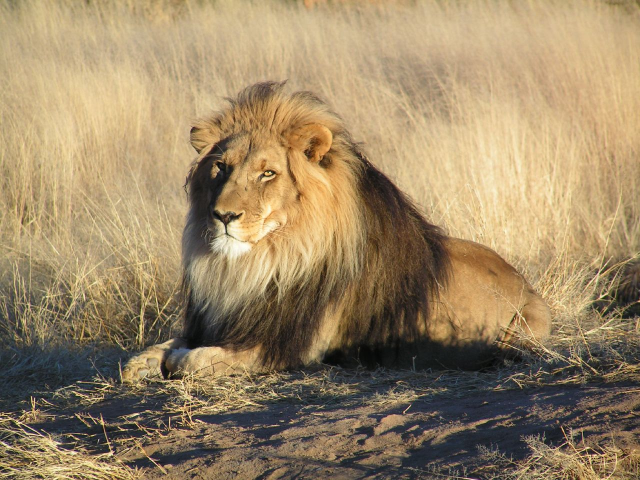
#> input picture week/Lion_waiting_in_Namibia.jpeg, 1280 x 960 px (shown at 1/2 size)
$ jupyter execute week_Thresholding_and_Intensity_Transformations.ipynb
#> lines starting #> are read from the running program, lines starting #| are printed output that depends on the picture; after the words box and inside, x2 and y2 are one past the last pixel; in counts of white or black regions, pixels touching at a corner belong together
[cell 1]
# Thresholding_and_Intensity_Transformations
# TR: Eşikleme ve Piksel Yoğunluğu Dönüşümleri

[cell 2]
# Bu bölümde, gri seviyeli görüntülerin piksel değerleri üzerinde yapılan temel
# işlemler anlatılır.
# Yani, görüntünün parlaklık ve kontrastını değiştiren, belirli piksel değerlerini dönüştüren işlemler uygulanır.
# Amaç, görüntüdeki nesneleri daha belirgin hale getirmek veya analiz için
# hazırlanmış siyah-beyaz maskeler oluşturmaktır.

[cell 3]
# Bu konu başlığı altında yapılan işlemler:

    # 1. Görüntü Okuma ve Griye Çevirme
        # cv2.imread() ile görüntü dosyasını okumak
        # cv2.cvtColor() ile BGR’den griye dönüştürmek
        # Görüntü griye çevrilerek tek kanallı hale getirilir

    # 2. Farklı Thresholding Yöntemleri
        # cv2.threshold() ile belirli eşik değerlerine göre pikseller dönüştürülür
        # Kullanılan yöntemler:
            # a) Binary Thresholding
                # Eşik değerinden büyük pikseller beyaz (255), küçük pikseller siyah (0) olur
            # b) Binary Inverse Thresholding
                # Binary’nin tersi; büyük pikseller siyah, küçük pikseller beyaz olur
            # c) Trunc Thresholding
                # Eşik değerinden büyük pikseller eşik değerine eşitlenir, küçükler değişmez
            # d) ToZero Thresholding
                # Eşik değerinden küçük pikseller 0 olur, büyük pikseller aynı kalır
            # e) ToZero Inverse Thresholding
                # ToZero’nun tersi; eşik değerinden büyük pikseller 0 olur, küçükler
                #    aynı kalır

    # 3. Görselleştirme
        # matplotlib ile tüm thresholding sonuçları bir arada gösterilir
        # plt.subplot() ile farklı yöntemler yan yana veya alt alta karşılaştırılır
        # plt.savefig() ile görselleştirme dosya olarak kaydedilir

    # 4. Görüntü Boyutlandırma (Resize)
        # Görüntü büyütme ve küçültme işlemleri yapılır
        # larger_img() fonksiyonu ile orijinal boyutun %25’i kadar büyütülür
        # smaller_img() fonksiyonu ile orijinal boyutun %25’i kadar küçültülür
        # cv2.resize() ile yeni boyutlu görüntüler elde edilir
        # Amaç, görüntüyü analiz için farklı boyutlarda kullanabilmek

[cell 4]
import numpy as np
import matplotlib.pyplot as plt
import cv2

[cell 5]
# Python da path kullanımı :
# ./ ifadesi, kod dosyanızın çalıştığı/açıldığı klasör anlamına gelir.
# ../ ifadesi ise bir üst kasör anlamına gelir
# örneğin "c:\\users\\kullanıcı" olarak arartırsınız
# r "c://users//kullanıcı" şeklinde verebilirsiniz.
# Ancak, programlama dillerinde özellikle python da ifadesi ile o an aktif olarak
#  çalıştığınız klasör anlamına gelir.
# her seferinde path sifirdan yazmazsınız.

[cell 6]
my_img = cv2.imread("./Lion_waiting_in_Namibia.jpeg")
#> my_img is the input picture: shape (960, 1280, 3); mean B, G, R 102.3, 135.3, 156.3

[cell 7]
print(type(my_img))
#| <class 'numpy.ndarray'>
print(my_img.shape)
#| (960, 1280, 3)

[cell 8]
# Görüntünün yüksekliğini (satır sayısını) ekrana yazdırır
print(f'Görüntünün yüksekliği (satır sayısı) : {my_img.shape[0]}')
#| Görüntünün yüksekliği (satır sayısı) : 960

# Görüntünün genişliğini (sütun sayısını) ekrana yazdırır
print(f"Görüntünün genişliği (sütun sayısı) : {my_img.shape[1]}")
#| Görüntünün genişliği (sütun sayısı) : 1280

# Görüntünün renk kanalı sayısını (örneğin RGB için 3) ekrana yazdırır
print(f"Görüntünün renk kanalı sayısı : {my_img.shape[2]}")
#| Görüntünün renk kanalı sayısı : 3

# my_img.shape ifadesi, bir görüntünün boyutlarını verir.

[cell 9]
# BGR olarak renkli bir şekilde okunan görüntüyü, gri tonlamaya (tek kanallı) çeviriyoruz
my_img_gray = cv2.cvtColor(my_img, cv2.COLOR_BGR2GRAY)
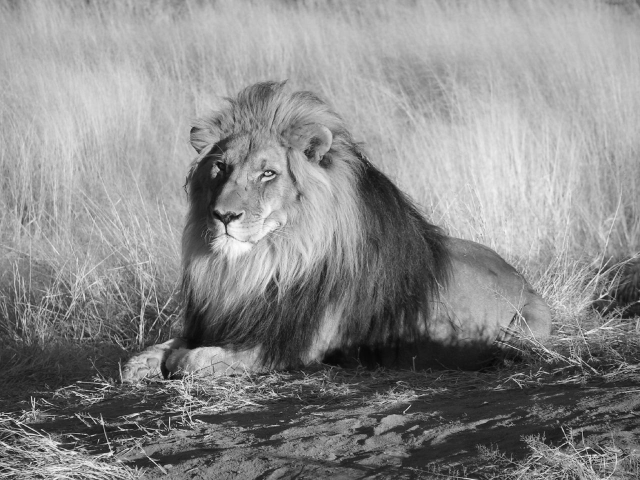
#> my_img_gray: shape (960, 1280) (shown at 1/2 size); min 2, max 254, mean 137.8

# Gri tonlamaya çevrilen görüntünün boyutlarını yazdırıyoruz
print(my_img_gray.shape)
#| (960, 1280)

[cell 10]
# Thresholding siyah-byeaz yani gri seviyede tek kanallı görüntülerin kanal tespiti, nesne
#  tanıma, nesne ayırt etme, tıbbi alanda hücre görüntülerinin maskelenmesi (ground truth mask images)
#  gibi alanlarda kullanılan klasik bir yöntemdir.

# Bir eşik değeri seçilir, siyah-beyaz gri görüntünün her bir pikseli bu eşik değeriyle karşılaştırılır.
# Eğer ilgili piksel değeri bu eşik değerinden düşükse yeni bir piksel değeri alır, yüksekse yine yeni
#  piksel değeri alır.
# Farklı eşikleme yöntemlerinin olmasının nedeni , bu yeni piksel değerinin kaç olacağıyla ilgilidir.

# Binary Thresholding : görüntüde yer alan herhangi bir piksel seçilen eşik değerinden küçükse
# (thresh value) siyah rengine dönüşür.
# yani 0 değerini alır, büyük veya eşitse beyaz rengine dönüşür yani 255 olur.
# Binarynin anlamı, oluşacak yeni görüntüde ya 0 ya da 255 değeri olmasıdır.
# Yani görüntüde siyah ve beyazdan başka bir renk  ve 0 ile 255 ten başka bir piksel değeri yoktur.

[cell 11]
retval, my_binary_thresh_img = cv2.threshold(
    my_img_gray,      # Gri tonlamalı görüntü
    thresh=125,       # Eşik değeri
    maxval=255,       # Eşiğin üstünde olan piksellerin alacağı değer
    type=cv2.THRESH_BINARY  # Eşikleme türü (Binary)
)
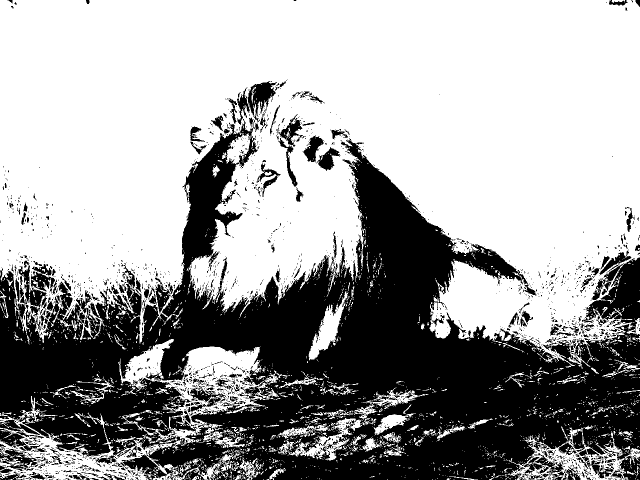
#> my_binary_thresh_img: shape (960, 1280) (shown at 1/2 size); 63.4% white; 2181 black regions (1912 under 20 px), largest, box (x1, y1, x2, y2) and area: (0, 235, 1280, 960) 403922, (495, 162, 552, 245) 2090, (557, 228, 606, 374) 1818

# cv2.threshold

# Gri tonlamalı görüntüyü ikili (binary) görüntüye çevirir.
# Piksel değerleri belirli bir eşik değerine göre 0 veya maxval olarak değiştirilir.

# retval → kullanılan eşik değeri (çoğu zaman verdiğiniz thresh ile aynı).

# my_binary_thresh_img → eşiklenmiş siyah-beyaz (binary) görüntü.

[cell 12]
# Eşikleme yönteminni sayısal olarak ispatı

# Belirli bir pikselin orijinal gri değeri
print(f"Orijinal Piksel Değeri : {my_img_gray[500,900]}")
#| Orijinal Piksel Değeri : 105

# Aynı pikselin binary eşikleme sonrası değeri
print(f"Binary Thresholding Sonrası Piksel Değeri : {my_binary_thresh_img[500,900]}")
#| Binary Thresholding Sonrası Piksel Değeri : 0

[cell 13]
fig = plt.figure(figsize=(10,7))  # Yeni bir figür oluştur, boyutu 10x7 inch

# Sol tarafa orijinal gri görüntüyü çiz
plt.subplot(1,2,1)                 # 1 satır, 2 sütun, 1. subplot
plt.imshow(my_img_gray, cmap='gray')  # Gri tonlama ile görüntüle
plt.axis('off')                     # Eksenleri kapat
plt.title('Original Gray Image')    # Başlık ekle

# Sağ tarafa binary eşiklenmiş görüntüyü çiz
plt.subplot(1,2,2)                 # 1 satır, 2 sütun, 2. subplot
plt.imshow(my_binary_thresh_img, cmap='gray')  # Gri tonlama ile görüntüle
plt.axis('off')                     # Eksenleri kapat
plt.title('Binary Thresh Image')    # Başlık ekle
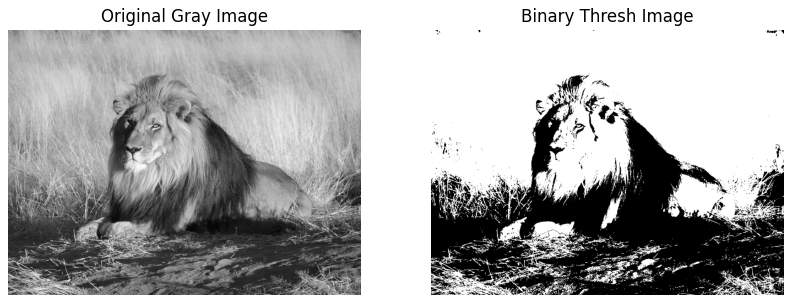
#> figure drawn by matplotlib, 2 panels

[cell 14]
_, my_binary_inv_thresh_img = cv2.threshold(
    my_img_gray,        # Gri tonlamalı giriş görüntüsü
    thresh=125,         # Eşik değeri
    maxval=255,         # Eşiğin üstünde olan piksellerin alacağı değer
    type=cv2.THRESH_BINARY_INV  # Ters binary eşikleme
)

# Normal binary → nesneler beyaz, arka plan siyah

# Ters binary → nesneler siyah, arka plan beyaz

[cell 15]
# Orijinal gri tonlamalı görüntüdeki (500,900) konumundaki piksel değerini yazdır
print(f"Orijinal Piksel Değeri : {my_img_gray[500,900]}")
#| Orijinal Piksel Değeri : 105

# Normal binary eşikleme sonrası aynı pikselin değerini yazdır
# Piksel ≥ 125 ise 255, < 125 ise 0 olur
print(f"Binary Thresholding Sonrası Piksel Değeri : {my_binary_thresh_img[500,900]}")
#| Binary Thresholding Sonrası Piksel Değeri : 0

# Ters binary eşikleme sonrası aynı pikselin değerini yazdır
# Piksel ≥ 125 ise 0, < 125 ise 255 olur
print(f"Binary İnverse Thresholding Sonrası Piksel Değeri : {my_binary_inv_thresh_img[500,900]}")
#| Binary İnverse Thresholding Sonrası Piksel Değeri : 255

# Normal binary → nesne beyaz, arka plan siyah

# Ters binary → nesne siyah, arka plan beyaz

# Bu kod, eşikleme ve ters eşikleme işleminin sayısal olarak etkisini gösteriyor.

[cell 16]
# Yeni bir figür oluşturuyoruz, boyutu 10x8 inch
fig = plt.figure(figsize=(10,8))

# 2 satır, 2 sütunluk bir düzenin 1. hücresine orijinal gri görüntüyü yerleştiriyoruz
plt.subplot(2,2,1)
plt.imshow(my_img_gray, cmap='gray')  # Gri tonlamayla görüntüle
plt.axis('off')                        # Eksenleri gizle
plt.title('Original Gray Image')       # Başlık ekle

# 2 satır, 2 sütunluk düzenin 2. hücresine normal binary eşiklenmiş görüntüyü yerleştiriyoruz
plt.subplot(2,2,2)
plt.imshow(my_binary_thresh_img, cmap='gray')  # Binary görüntüyü gri tonlamayla göster
plt.axis('off')                                # Eksenleri gizle
plt.title('Binary Thresh Image')              # Başlık ekle

# 2 satır, 2 sütunluk düzenin 3. hücresine ters binary eşiklenmiş görüntüyü yerleştiriyoruz
plt.subplot(2,2,3)
plt.imshow(my_binary_inv_thresh_img, cmap='gray')  # Ters binary görüntüyü gri tonlamayla göster
plt.axis('off')                                     # Eksenleri gizle
plt.title('Binary Inverse Thresh Image')          # Başlık ekle
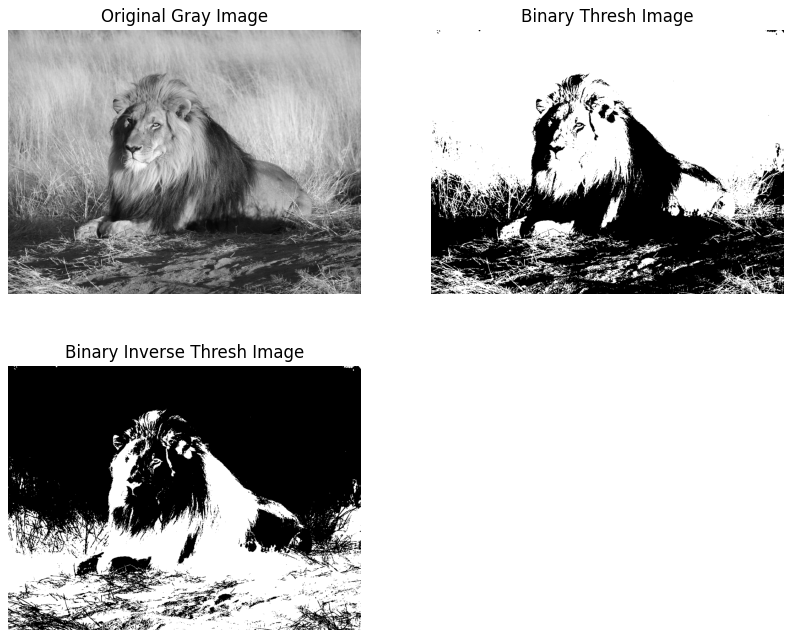
#> figure drawn by matplotlib, 3 panels

[cell 17]
# TRUNC THRESHOLDING ilgili piksel değeri eşik değerinden büyükse, eşik değerine eşitler,
# eşik değerinden küçükse olduğu gibi bırakır.
# Kullanım amacı ; görüntüdeki yüksek değere sahip piksellerin devre dışı bırakılmasıdır/kırpılmasıdır.

# Trunc (kesme) eşikleme yöntemi ile gri tonlamalı görüntüyü eşikliyoruz
# cv2.threshold fonksiyonu iki değer döndürür:
# 1) retval : kullanılan eşik değeri (çoğu zaman verdiğimiz thresh ile aynı)
# 2) eşiklenmiş görüntü
# Burada retval'i kullanmayacağımız için '_' (underscore) ile görmezden geliyoruz
_, my_trunc_thresh_img = cv2.threshold(
    my_img_gray,      # Gri tonlamalı giriş görüntüsü
    thresh=125,       # Eşik değeri
    maxval=255,       # Trunc için aslında kullanılmaz ama parametre olarak gerekli
    type=cv2.THRESH_TRUNC  # Trunc eşikleme tipi
)
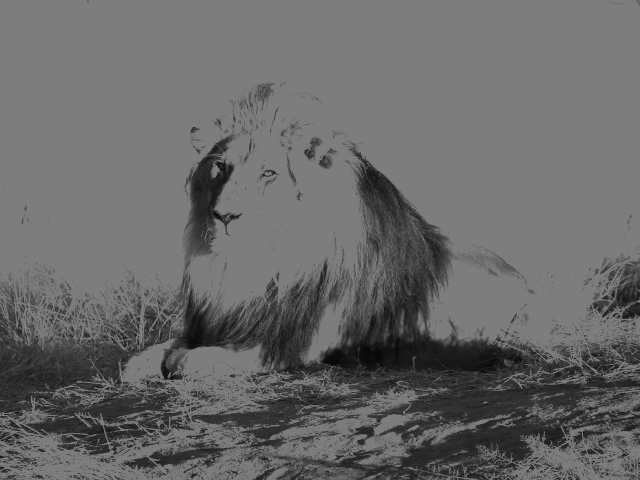
#> my_trunc_thresh_img: shape (960, 1280) (shown at 1/2 size); min 2, max 125, mean 104.5

# Sonuç: my_trunc_thresh_img → piksel değeri eşik değerinden büyük olanlar eşik değeri ile sınırlanır,
#          küçük olanlar olduğu gibi kalır.

# _ → “Bu değeri alıyorum ama kullanmayacağım.”

# Trunc threshold → parlak pikseller kesilir, koyu pikseller korunur.

[cell 18]
# Orijinal gri tonlamalı görüntüdeki (500,900) konumundaki piksel değeri
print(f"Orijinal Piksel Değeri : {my_img_gray[500,900]}")
#| Orijinal Piksel Değeri : 105
#> (the rest of the program and of its run is left out)
